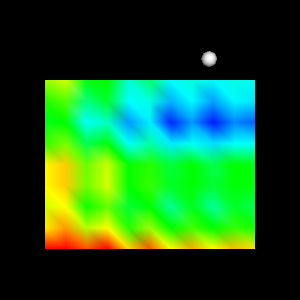

The Python source for this figure:
#!/usr/bin/env python

# Test vtkExtractVOI with direction matrix preservation on analytic data.

# Factory overrides
import vtkmodules.vtkInteractionStyle  # noqa: F401
import vtkmodules.vtkRenderingFreeType  # noqa: F401
import vtkmodules.vtkRenderingOpenGL2  # noqa: F401

from vtkmodules.vtkFiltersCore import vtkTriangleFilter
from vtkmodules.vtkFiltersGeometry import vtkDataSetSurfaceFilter
from vtkmodules.vtkFiltersSources import vtkSphereSource
from vtkmodules.vtkImagingCore import (
    vtkExtractVOI,
    vtkRTAnalyticSource,
)
from vtkmodules.vtkRenderingCore import (
    vtkActor,
    vtkPolyDataMapper,
    vtkRenderWindow,
    vtkRenderWindowInteractor,
    vtkRenderer,
)

# Origin marker
sphere = vtkSphereSource()
sphere.SetRadius(2.0)

sphere_mapper = vtkPolyDataMapper()
sphere_mapper.SetInputConnection(sphere.GetOutputPort())

sphere_actor = vtkActor()
sphere_actor.SetMapper(sphere_mapper)

# Analytic source with direction matrix
analytic_source = vtkRTAnalyticSource()
analytic_source.SetWholeExtent(-40, 60, -25, 75, 0, 0)
analytic_source.Update()
image = analytic_source.GetOutput()
image.SetDirectionMatrix(-1, 0, 0, 0, -1, 0, 0, 0, 1)

# Extract VOI
extract_voi = vtkExtractVOI()
extract_voi.SetInputData(image)
extract_voi.SetVOI(-11, 39, 5, 45, 0, 0)
extract_voi.SetSampleRate(5, 5, 1)

# Verify direction matrix preservation
extract_voi.Update()
direction_matrix = extract_voi.GetOutput().GetDirectionMatrix()
if direction_matrix.GetElement(0, 0) != -1 or direction_matrix.GetElement(1, 1) != -1 or direction_matrix.GetElement(2, 2) != 1:
    print("ERROR: vtkExtractVOI not passing DirectionMatrix unchanged")

# Surface extraction
surface = vtkDataSetSurfaceFilter()
surface.SetInputConnection(extract_voi.GetOutputPort())

triangles = vtkTriangleFilter()
triangles.SetInputConnection(surface.GetOutputPort())

mapper = vtkPolyDataMapper()
mapper.SetInputConnection(triangles.GetOutputPort())
mapper.SetScalarRange(130, 280)

actor = vtkActor()
actor.SetMapper(mapper)

# Renderer
renderer = vtkRenderer()
renderer.AddActor(actor)
renderer.AddActor(sphere_actor)

# Window
render_window = vtkRenderWindow()
render_window.AddRenderer(renderer)
render_window.SetSize(300, 300)
render_window.SetWindowName("extract voi")

# Scene
renderer.ResetCamera()

# Interactor
interactor = vtkRenderWindowInteractor()
interactor.SetRenderWindow(render_window)

interactor.Initialize()
interactor.Start()
